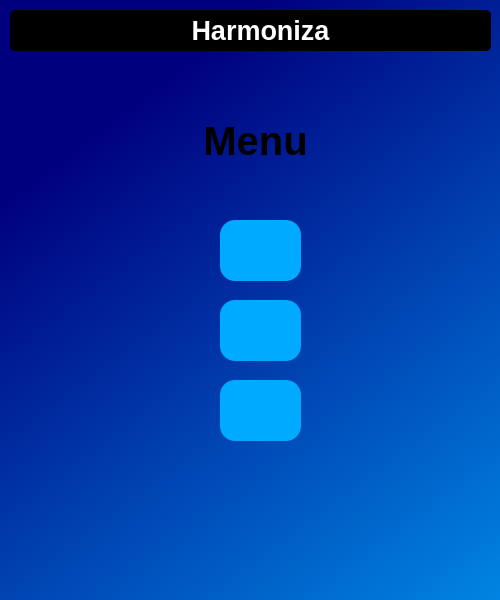
<?xml version="1.0" encoding="UTF-8"?>
<ui version="4.0">
 <class>MainWindow</class>
 <widget class="QMainWindow" name="MainWindow">
  <property name="geometry">
   <rect>
    <x>0</x>
    <y>0</y>
    <width>500</width>
    <height>600</height>
   </rect>
  </property>
  <property name="minimumSize">
   <size>
    <width>500</width>
    <height>600</height>
   </size>
  </property>
  <property name="maximumSize">
   <size>
    <width>500</width>
    <height>600</height>
   </size>
  </property>
  <property name="windowTitle">
   <string>MainWindow</string>
  </property>
  <widget class="QWidget" name="centralwidget">
   <widget class="QWidget" name="widget" native="true">
    <property name="geometry">
     <rect>
      <x>0</x>
      <y>0</y>
      <width>800</width>
      <height>600</height>
     </rect>
    </property>
    <property name="minimumSize">
     <size>
      <width>800</width>
      <height>600</height>
     </size>
    </property>
    <property name="maximumSize">
     <size>
      <width>800</width>
      <height>600</height>
     </size>
    </property>
    <property name="styleSheet">
     <string notr="true">QWidget#widget{
background-color:qlineargradient(spread:pad, x1:0, y1:0, x2:1, y2:0.989, stop:0.170455 rgba(0, 0, 127, 255), stop:1 rgba(0, 170, 255, 255))}</string>
    </property>
    <widget class="QLabel" name="label_3">
     <property name="geometry">
      <rect>
       <x>180</x>
       <y>120</y>
       <width>151</width>
       <height>41</height>
      </rect>
     </property>
     <property name="font">
      <font>
       <pointsize>30</pointsize>
       <weight>75</weight>
       <bold>true</bold>
      </font>
     </property>
     <property name="text">
      <string>Menu</string>
     </property>
     <property name="alignment">
      <set>Qt::AlignCenter</set>
     </property>
    </widget>
    <widget class="QWidget" name="widget_2" native="true">
     <property name="geometry">
      <rect>
       <x>10</x>
       <y>10</y>
       <width>481</width>
       <height>41</height>
      </rect>
     </property>
     <property name="styleSheet">
      <string notr="true">background-color: rgb(0, 0, 0);
border-radius:5px;
border-width:2px;</string>
     </property>
     <widget class="QLabel" name="label_7">
      <property name="geometry">
       <rect>
        <x>170</x>
        <y>0</y>
        <width>161</width>
        <height>41</height>
       </rect>
      </property>
      <property name="font">
       <font>
        <pointsize>20</pointsize>
        <weight>75</weight>
        <bold>true</bold>
       </font>
      </property>
      <property name="styleSheet">
       <string notr="true">color: rgb(255, 255, 255);</string>
      </property>
      <property name="text">
       <string>Harmoniza</string>
      </property>
      <property name="alignment">
       <set>Qt::AlignCenter</set>
      </property>
     </widget>
    </widget>
    <widget class="QPushButton" name="pushButton_5">
     <property name="geometry">
      <rect>
       <x>220</x>
       <y>220</y>
       <width>81</width>
       <height>61</height>
      </rect>
     </property>
     <property name="font">
      <font>
       <pointsize>12</pointsize>
       <weight>75</weight>
       <bold>true</bold>
      </font>
     </property>
     <property name="styleSheet">
      <string notr="true">border-radius: 15px;
border-width: 2px;
background-color: rgb(0, 170, 255);
border-color: black;</string>
     </property>
     <property name="text">
      <string/>
     </property>
     <property name="icon">
      <iconset>
       <normaloff>../../../../Downloads/estoque.png</normaloff>../../../../Downloads/estoque.png</iconset>
     </property>
     <property name="iconSize">
      <size>
       <width>30</width>
       <height>30</height>
      </size>
     </property>
    </widget>
    <widget class="QPushButton" name="pushButton_6">
     <property name="geometry">
      <rect>
       <x>220</x>
       <y>300</y>
       <width>81</width>
       <height>61</height>
      </rect>
     </property>
     <property name="font">
      <font>
       <pointsize>12</pointsize>
       <weight>75</weight>
       <bold>true</bold>
      </font>
     </property>
     <property name="styleSheet">
      <string notr="true">border-radius: 15px;
border-width: 2px;
background-color: rgb(0, 170, 255);
border-color: black;</string>
     </property>
     <property name="text">
      <string/>
     </property>
     <property name="icon">
      <iconset>
       <normaloff>../../../../Downloads/novo-produto.png</normaloff>../../../../Downloads/novo-produto.png</iconset>
     </property>
     <property name="iconSize">
      <size>
       <width>30</width>
       <height>30</height>
      </size>
     </property>
    </widget>
    <widget class="QPushButton" name="pushButton_9">
     <property name="geometry">
      <rect>
       <x>220</x>
       <y>380</y>
       <width>81</width>
       <height>61</height>
      </rect>
     </property>
     <property name="font">
      <font>
       <pointsize>12</pointsize>
       <weight>75</weight>
       <bold>true</bold>
      </font>
     </property>
     <property name="styleSheet">
      <string notr="true">border-radius: 15px;
border-width: 2px;
background-color: rgb(0, 170, 255);
border-color: black;</string>
     </property>
     <property name="text">
      <string/>
     </property>
     <property name="icon">
      <iconset>
       <normaloff>../../../../Downloads/comercio-eletronico.png</normaloff>../../../../Downloads/comercio-eletronico.png</iconset>
     </property>
     <property name="iconSize">
      <size>
       <width>30</width>
       <height>30</height>
      </size>
     </property>
    </widget>
   </widget>
  </widget>
 </widget>
 <resources/>
 <connections/>
</ui>
